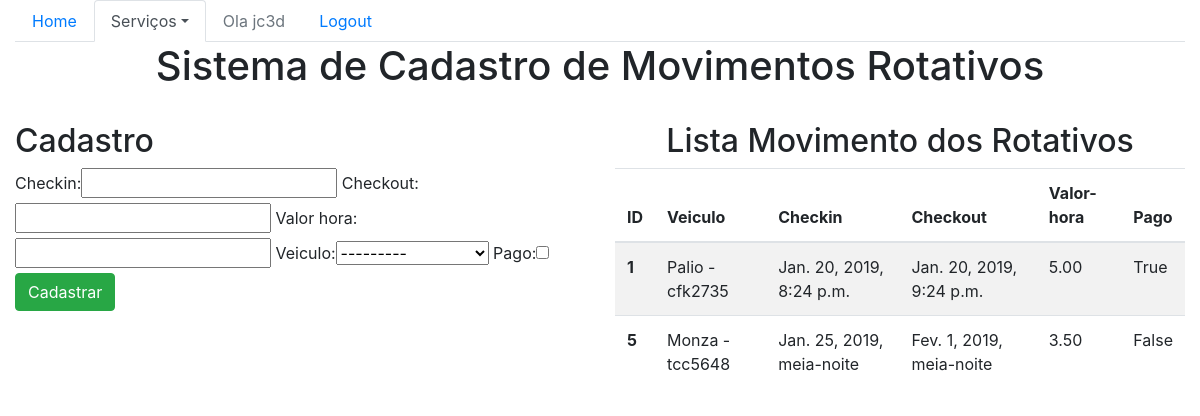
/sistema/movrot (signed in), run on the app's committed database.
### core/models.py (models this page shows, shortened)
class Movrot(models.Model):
    checkin = models.DateTimeField(auto_now=False)
    checkout = models.DateTimeField(auto_now=False, null=True, blank=True)
    valor_hora = models.DecimalField(max_digits=5, decimal_places=2)
    veiculo = models.ForeignKey(Veiculo, on_delete=models.CASCADE)
    pago = models.BooleanField(default=False)

class Veiculo(models.Model):
    marca = models.CharField(max_length=100)
    placa = models.CharField(max_length=7)
    propietario = models.ForeignKey(Pessoa, on_delete=models.CASCADE)
    cor = models.CharField(max_length=15)
    observacoes = models.TextField()
    def __str__(self):
        return self.marca + ' - ' + self.placa

### core/views.py (the view)
# urls.py: path('movrot', lista_movrotativos, name='core_lista_movrot'),
@login_required()
def lista_movrotativos(request):
    mov_rotativos = Movrot.objects.all()
    form = Movrotform()
    data = {'mov_rotativos': mov_rotativos, 'form': form}
    return render(request, 'core/lista_movrot.html', data)

### core/forms.py
class Movrotform(ModelForm):
    class Meta:
        model = Movrot
        fields = '__all__'

### core/templates/core/lista_movrot.html (shortened to what this page needs)
{% extends 'base.html' %}
{% load bootstrap %}
{% block menu %}
<ul class="nav nav-tabs">
  <li class="nav-item">
    <a class="nav-link" href="{% url 'core_home' %}">Home</a>
  </li>
  <li class="nav-item dropdown">
    <a class="nav-link dropdown-toggle active" data-toggle="dropdown" href="#" role="button" aria-haspopup="true" aria-expanded="false">Serviços</a>
    {% if user.is_authenticated %}
      <li class="nav-item ">
        <a class="nav-link disabled" href="#">Ola {{ user }}</a>
      </li>
      <li class="nav-item ">
        <a class="nav-link" href="{% url 'logout' %}">Logout</a>
      </li>
    {% else %}
      <li class="nav-item ">
        <a class="nav-link" href="{% url 'login' %}">Login</a>
      </li>
    {% endif %}
</ul>
{% endblock %}
{% block main %}
<div class="row">
    <div class="col-12">
        <h1 class="text-center">Sistema de Cadastro de Movimentos Rotativos</h1>
    </div>
</div>
<div class="row">
    <div class="col-sm-6">
        <br>
        <h2>Cadastro</h2>
        <form action="{% url 'core_movrot_novo' %}" method="POST">
            {{ form|bootstrap }}
            <button type="submit" class="btn btn-success">Cadastrar</button>
        </form>
    </div>
    <div class="col-sm-6">
        <br>
        <h2 class="text-center">Lista Movimento dos Rotativos</h2>
        <table class="table table-striped">
              <thead>
                  <tr>
                  <th scope="col">ID</th>
                  <th scope="col">Veiculo</th>
                  <th scope="col">Checkin</th>
                  <th scope="col">Checkout</th>
                  <th scope="col">Valor-hora</th>
                  <th scope="col">Pago</th>
                  </tr>
              </thead>
              <tbody>
                  {% for movrot in mov_rotativos %}
                  <tr>
                  <th scope="row">{{ movrot.id }}</th>
                  <td>{{ movrot.veiculo }}</td>
                  <td>{{ movrot.checkin }}</td>
                  <td>{{ movrot.checkout }}</td>
                  <td>{{ movrot.valor_hora }}</td>
                  <td>{{ movrot.pago  }}</td>
                  </tr>
                  {% endfor %}
              </tbody>
            </table>
    </div>
</div>
{% endblock %}

### data on the page
Movrot: id "1", veiculo "Palio - cfk2735", checkin "Jan. 20, 2019, 8:24 p.m.", checkout "Jan. 20, 2019, 9:24 p.m.", valor_hora "5.00", pago "True"
Movrot: id "5", veiculo "Monza - tcc5648", checkin "Jan. 25, 2019, meia-noite", checkout "Fev. 1, 2019, meia-noite", valor_hora "3.50", pago "False"

### other printed values
{{ user }} "jc3d"
